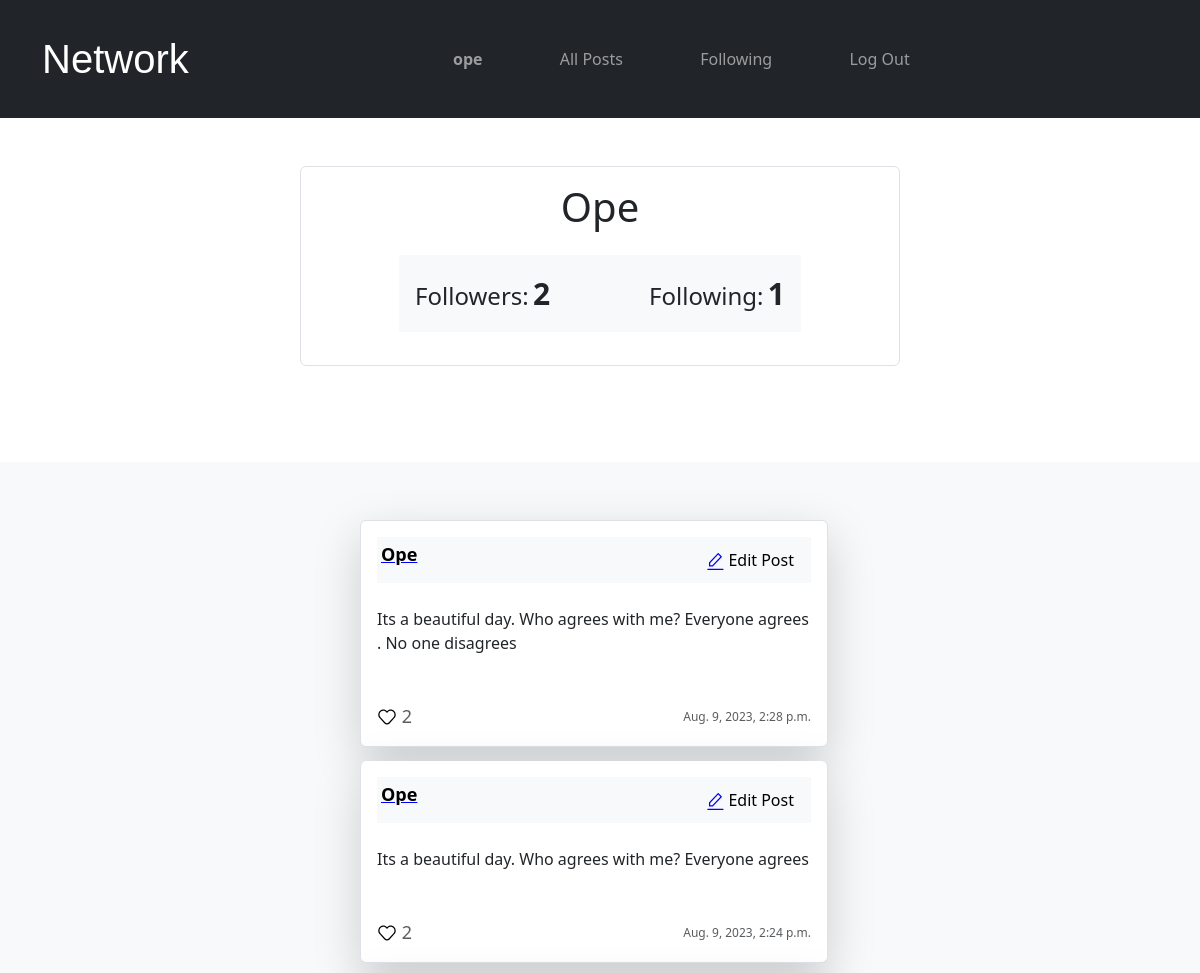
The page /userprofile/2 (signed in, upper part) on the database as committed earlier.
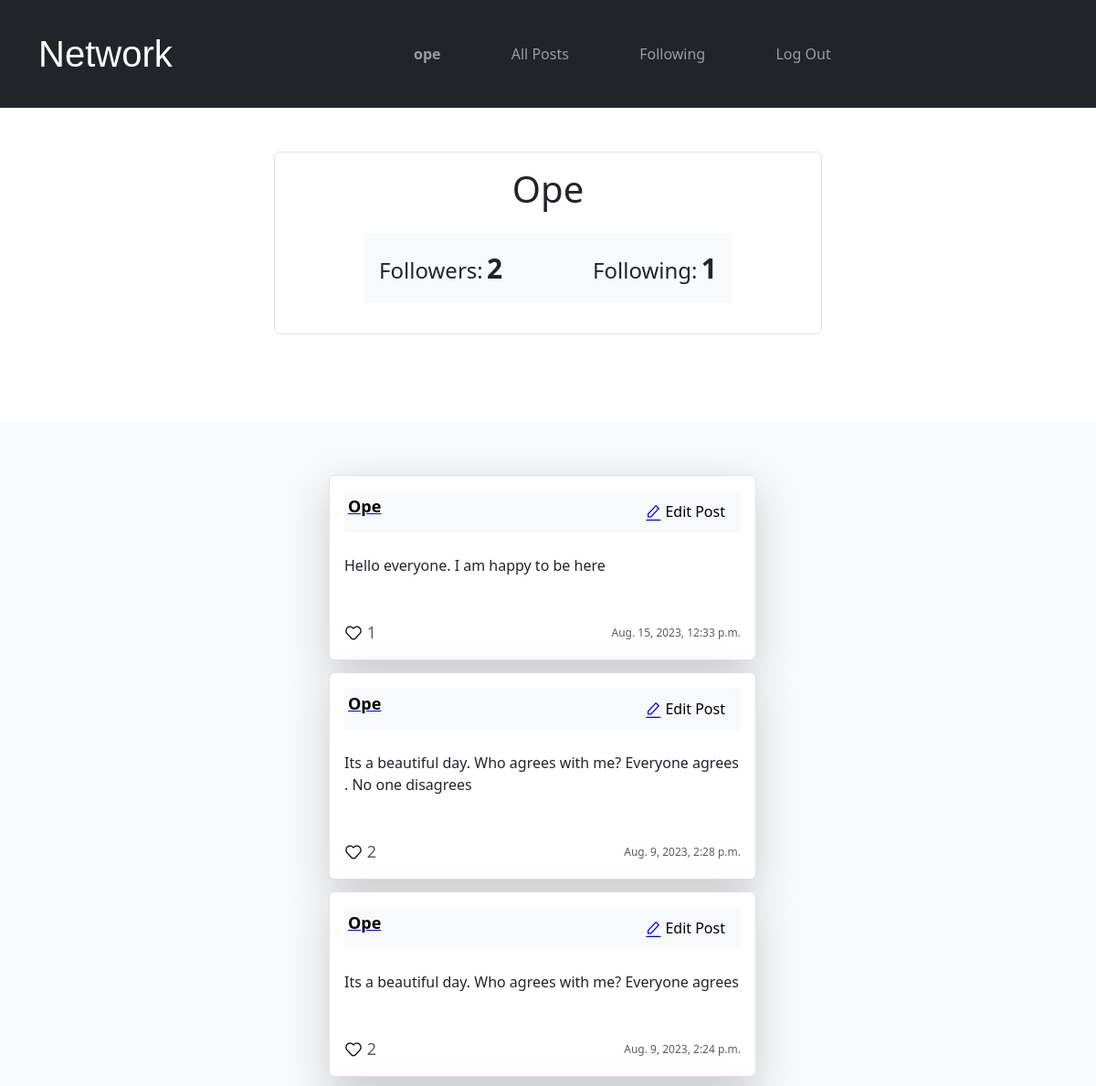
The same page on the database as committed later.
### network/models.py (models this page shows, shortened)
class Post(models.Model):
    owner = models.ForeignKey(User, on_delete=models.CASCADE, related_name='postowner')
    timestamp = models.DateTimeField(auto_now_add=True, null=True)
    content = models.TextField()

class User(AbstractUser):
    pass

### network/views.py (the view)
# urls.py: path("userprofile/<int:usernameid>", views.userprofile, name="userprofile"),
def userprofile(request, usernameid):
    userProfileShow = User.objects.get(pk=usernameid)
    user_to_follow = Follower.objects.filter(user=userProfileShow)
    user_to_follow_num = user_to_follow.count()
    user_following = Follower.objects.filter(follower=userProfileShow)
    user_following_num = user_following.count()
    ownerPosts = Post.objects.filter(owner=userProfileShow).annotate(number_of_likes=Count('likedpost')).order_by('-id')
    paginator = Paginator(ownerPosts, 10)
    page_number = request.GET.get('page')
    page_obj = paginator.get_page(page_number)
    if request.user ==userProfileShow:
        user_own_profile = True
    else:
        user_own_profile = False
    allLikes = Like.objects.all()
    allPostsLiked = []
    try:
        for like in allLikes:
            if like.user.id == request.user.id:
                allPostsLiked.append(like.post.id)
    except:
        allPostsLiked = []
    return render(request, "network/userprofile.html", {
        "userDetails": userProfileShow,
        "user_to_follow_num": user_to_follow_num,
        "user_following_num": user_following_num,
        "ownerPosts": ownerPosts,
        "user_own_profile": user_own_profile,
        "page_obj": page_obj,
        "allPostsLiked": allPostsLiked
    })

### network/templates/network/userprofile.html (shortened to what this page needs)
{% extends 'network/layout.html' %}
{% load static %}
{% block body %}
<div class=" border container bg-white pt-3 pb-5 rounded mt-5" style="max-width: 50%; height: 200px" >
    <div class="mb-4">
        <h1 class="text-center">{{userDetails.username|title}}</h1>
    </div>
    <div class="p-3 d-flex mx-auto bg-light justify-content-between" style="width: 70%;">
        <div>
            <span style="font-weight: 400; font-size: 24px;">Followers:</span>
            <span id="followernum" style="font-weight: 600; font-size: 30px;">{{user_to_follow_num}}</span>
        </div>
        <div>
            <span style="font-weight: 400; font-size: 24px;">Following:</span>
            <span style="font-weight: 600; font-size: 30px;">{{user_following_num}}</span>
        </div>
    </div>
</div>
<br />
<br />
<div class=" mx-auto mt-5 bg-light" style="max-width: 100%; height: fit-content;">
    <ul class="container  mt-5 pt-5 list-group" style="max-width: 40%;">
        {% for post in page_obj %}
        <li class="list-group-item shadow-lg p-3 mb-1 bg-white rounded">
            <div class="container bg-light p-1 d-flex justify-content-between">
                <a href="{% url 'userprofile' post.owner.id %}"
                    class="username"><strong>{{post.owner.username|title}}</strong></a>
                {% if user == post.owner %}
                <button class="btn btn-light" data-bs-toggle="modal" data-bs-target="#editButton_{{post.id}}">
                    <span><img src="{% static 'images/editicon.svg' %}" /></span>
                    <span class="editText">Edit Post</span>
                </button>
                {% endif %}
            </div>
            <div class="contianer mt-4">
                <p id="post_content_{{post.id}}">{{post.content}}</p>
            </div>
            <div class="d-flex flex-row justify-content-between mt-5">
                {% if user.is_authenticated %}
                <div class="d-flex flex-row align-items-center justify-content-between text-muted" style="width: 35px;">
                    {% if post.id in allPostsLiked %}
                    <span class="unlike" style="cursor: pointer;" id="like_{{post.id}}"
                        onclick="handleImageLikeUnlike({{post.id}}, {{allPostsLiked}})"></span>
                    {% else %}
                    <span class="like" style="cursor: pointer;" id="like_{{post.id}}"
                        onclick="handleImageLikeUnlike({{post.id}}, {{allPostsLiked}})"></span>
                    {% endif %}
                    <span id="likeSpan">
                        <span id="numOfLikes_{{post.id}}" class="font-weight-light " style="font-size: 18px" ;>
                            {{post.number_of_likes}}
                        </span>
                    </span>
                </div>
                {% endif %}
                <div>
                    <span class="font-weight-light text-muted" style="font-size: 12px;">{{post.timestamp}}</span>
                </div>
            </div>
        </li>
        {% endfor %}
    </ul>
</div>
{% endblock %}

Rows that differ between the two databases and show on the page:
added Post: owner.username "Ope", content "Hello everyone. I am happy to be here", number_of_likes "1", timestamp "Aug. 15, 2023, 12:33 p.m."
